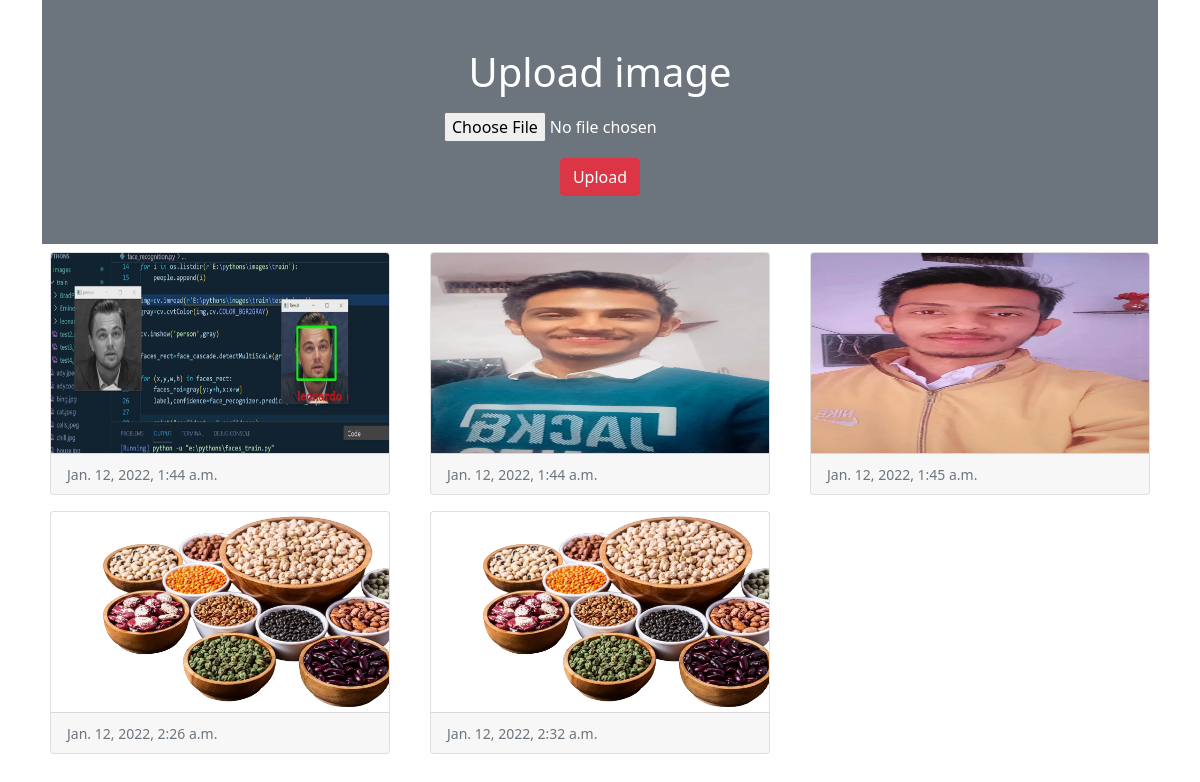
The page / on the database its author committed.
### myapp/models.py (models this page shows)
class Image(models.Model):
	photo=models.ImageField(upload_to="myimage")#folder where images will be stored
	date=models.DateTimeField(auto_now_add=True)

### myapp/views.py (the view)
# urls.py: 2. Add a URL to urlpatterns:  path('', views.home, name='home')
def home(request):
	if request.method=='POST':
		form=ImageForm(request.POST,request.FILES)
		if form.is_valid():
			form.save()
	form=ImageForm()
	img=Image.objects.all()
	context={
		'form':form,
		'img':img
	}
	return render(request,'myapp/home.html',context)

### myapp/forms.py
class ImageForm(forms.ModelForm):
	class Meta:
		model=Image
		fields='__all__'
		labels={'photo':''}

### myapp/templates/myapp/home.html (shortened to what this page needs)
{%load static%}
<!doctype html>
<html lang="en">
<head>
    <link rel="stylesheet" href="{% static 'myapp/css/bootstrap.css' %}">
</head>
<body>
    <div class="container">
        <div class="py-5 text-center bg-secondary text-white">
            <h1 class="mb-3">Upload image</h1>
            <form action="" method="post" enctype="multipart/form-data">
                {%csrf_token%} {{form.as_p}}
                <input type="submit" class="btn btn-danger" value="Upload">
            </form>
        </div>
        <div class="row">
            {% for x in img %}
            <div class="col-sm-4">
                <div class="card m-2">
                    <img src="{{x.photo.url}}" alt="" class="card-img-top" height="200px">
                    <div class="card-footer">
                        <small class="text-muted">{{x.date}}</small>
                    </div>
                </div>
            </div>
            {% endfor %}
        </div>
    </div>
</body>
</html>

### rows shown on the page
Image: photo (picture), date "Jan. 12, 2022, 1:44 a.m."
Image: photo (picture), date "Jan. 12, 2022, 1:44 a.m."
Image: photo (picture), date "Jan. 12, 2022, 1:45 a.m."
Image: photo (picture), date "Jan. 12, 2022, 2:26 a.m."
Image: photo (picture), date "Jan. 12, 2022, 2:32 a.m."
